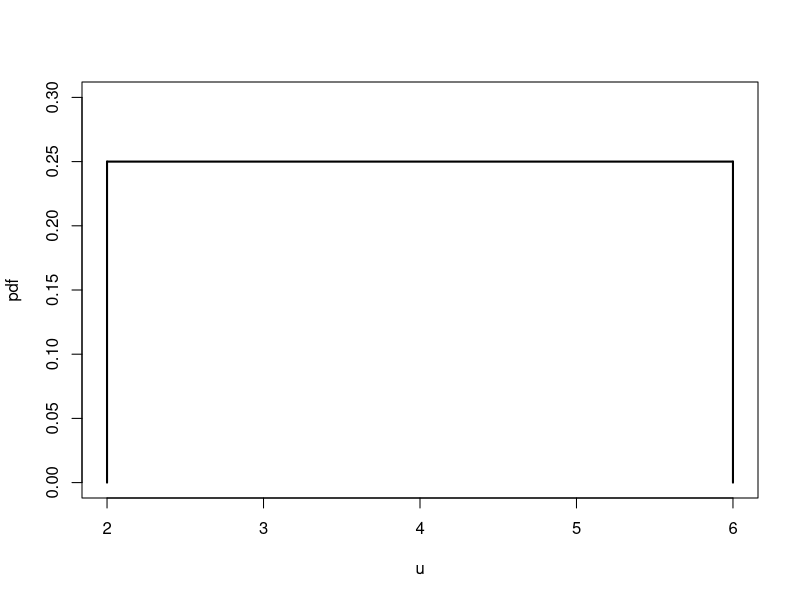
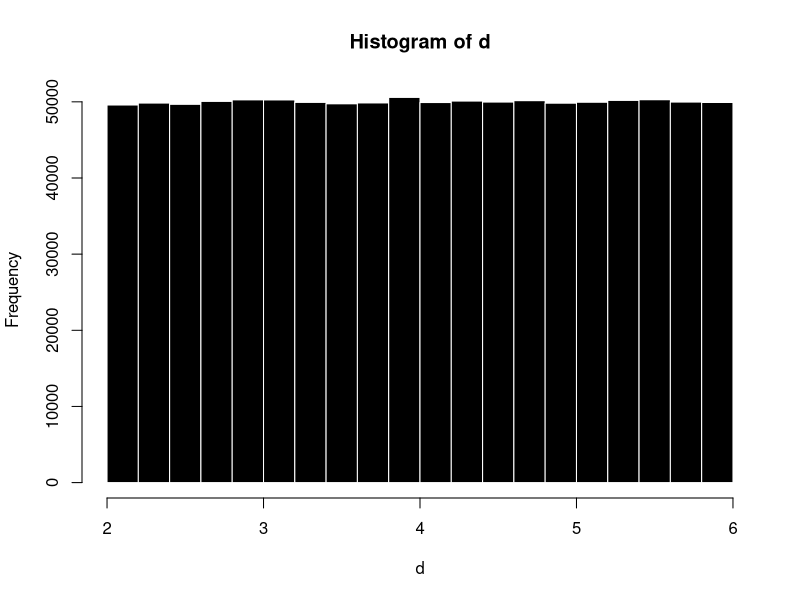
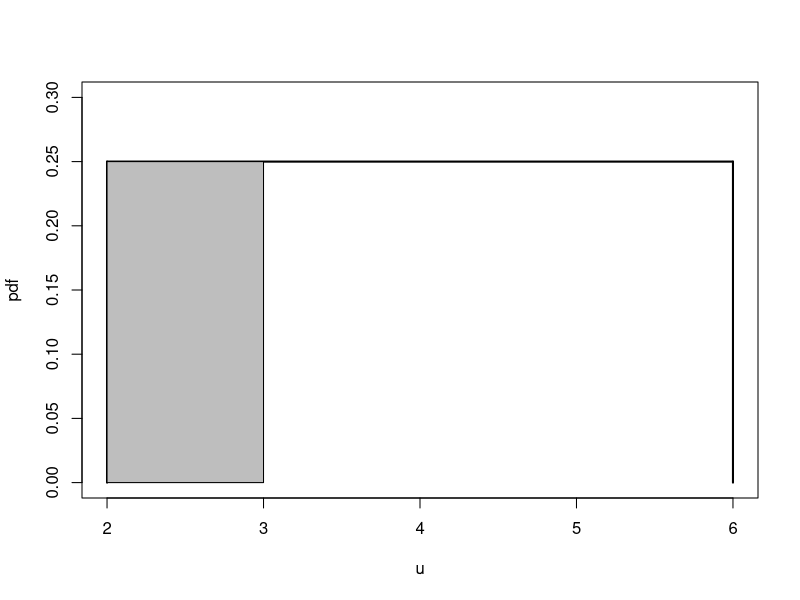
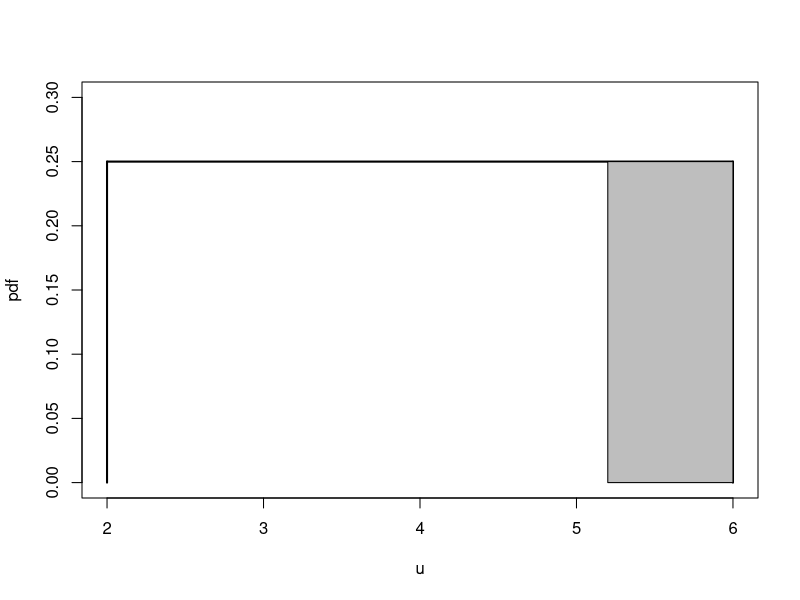
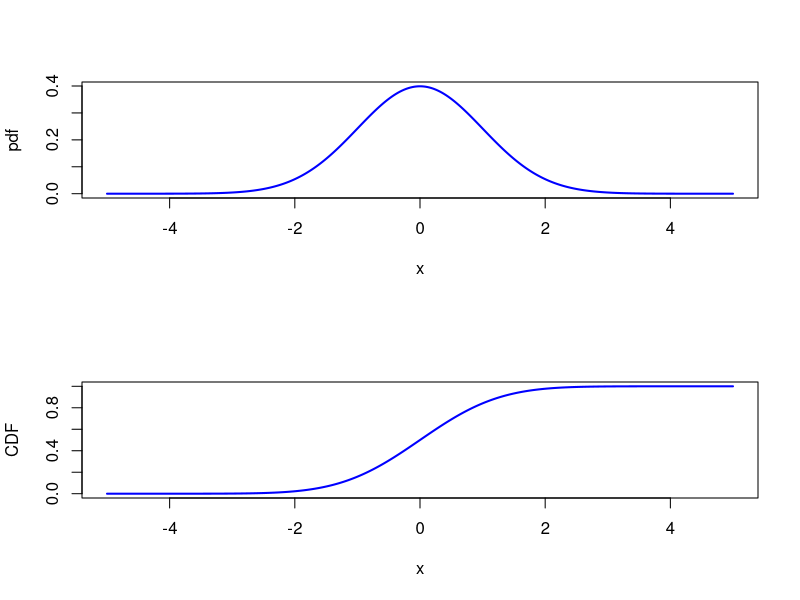
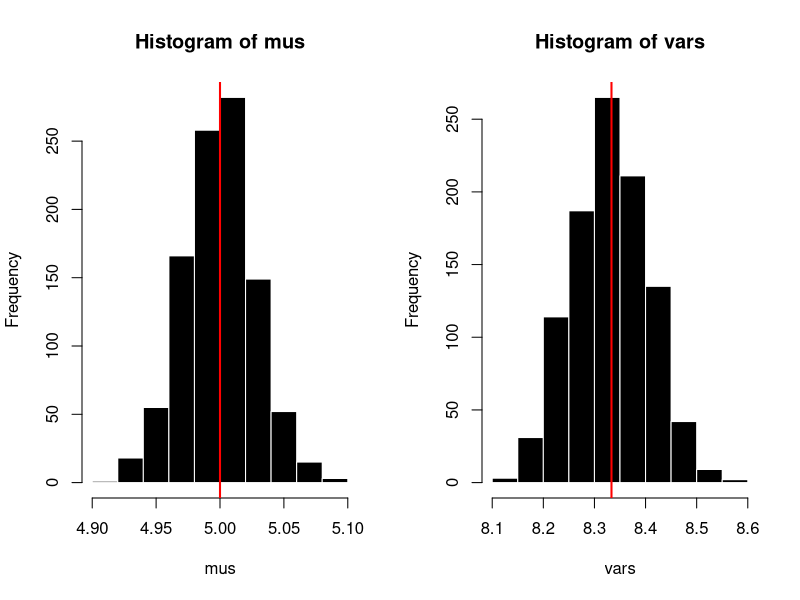

Write the R code that produced these figures, in order.
## ---- chunk 1
xvals = seq(2,6,length=100)
plot(xvals, dunif(xvals,2,6), type="l", 
     xlab="u", ylab="pdf", lwd=2, ylim=c(0,0.3))
segments(x0=2,y0=0,x1=2,y1=1/4, lwd=2)
segments(x0=6,y0=0,x1=6,y1=1/4, lwd=2)
## ---- chunk 2
set.seed(100)
d <- runif(999999, 2, 6)
hist(d, border = 0, col = "black")
## ---- chunk 3
punif(3,2,6)
xvals = seq(2,6,length=100)
plot(xvals, dunif(xvals,2,6), type="l", 
     xlab="u", ylab="pdf", lwd=2, ylim=c(0,0.3))
segments(x0=2,y0=0,x1=2,y1=1/4, lwd=2)
segments(x0=6,y0=0,x1=6,y1=1/4, lwd=2)
polygon(x = c(2,2,3,3),
        y = c(0,.25,.25,0),
        col="grey")
## ---- chunk 4
qunif(0.8,2,6)
xvals = seq(2,6,length=100)
plot(xvals, dunif(xvals,2,6), type="l", 
     xlab="u", ylab="pdf", lwd=2, ylim=c(0,0.3))
segments(x0=2,y0=0,x1=2,y1=1/4, lwd=2)
segments(x0=6,y0=0,x1=6,y1=1/4, lwd=2)
polygon(x = c(5.2,5.2,6,6),
        y = c(0,.25,.25,0),
        col="grey")
## ---- chunk 5
xvals = seq(-5, 5, length=300)
par(mfrow=c(2,1))
plot(xvals, dnorm(xvals), type="l", lwd=2, col="blue", xlab="x", ylab="pdf")
plot(xvals, pnorm(xvals), type="l", lwd=2, col="blue", xlab="x", ylab="CDF")
## ---- chunk 6
pnorm(1.645, 0, 1)
pnorm(-1.96, 0, 1)
qnorm(0.025,0,1)
## ---- chunk 7
set.seed(123)
mus <- vector() -> vars
for (i in 1:999){
    d <- runif(9999,0,10)
    mus <- c(mus,mean(d))
    vars <- c(vars,var(d))
}
par(mfrow=c(1,2))
hist(mus, border = 0, col = "black")
abline(v = 5, lwd = 2, col = "red")
hist(vars, border = 0, col = "black")
abline(v = 25/3, lwd = 2, col = "red")
## ---- chunk 8
quantile(mus,0.01,type =6)
quantile(mus,0.05,type =6)
quantile(mus,0.1,type =6)
quantile(mus,0.5,type =6)
